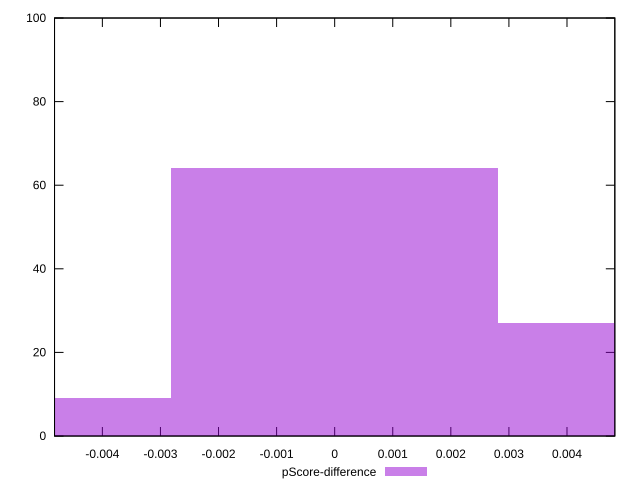

Write the gnuplot code that produced this figure.
reset

$pScoreDifference <<EOF
0.005625498666684921 27
0 64
-0.005625498666684921 9
EOF

set key outside below
set boxwidth 0.005625498666684921
set xrange [-0.004823529411764671:0.0048235294117647265]
set yrange [0:100]
set trange [0:100]
set style fill transparent solid 0.5 noborder
set terminal svg size 640, 490 enhanced background rgb 'white'
set output "report_00018_2021-02-10T15-25-16.877Z/render-blocking-resources/samples/pages/pScore-difference/histogram.svg"

plot $pScoreDifference title "pScore-difference" with boxes

reset
